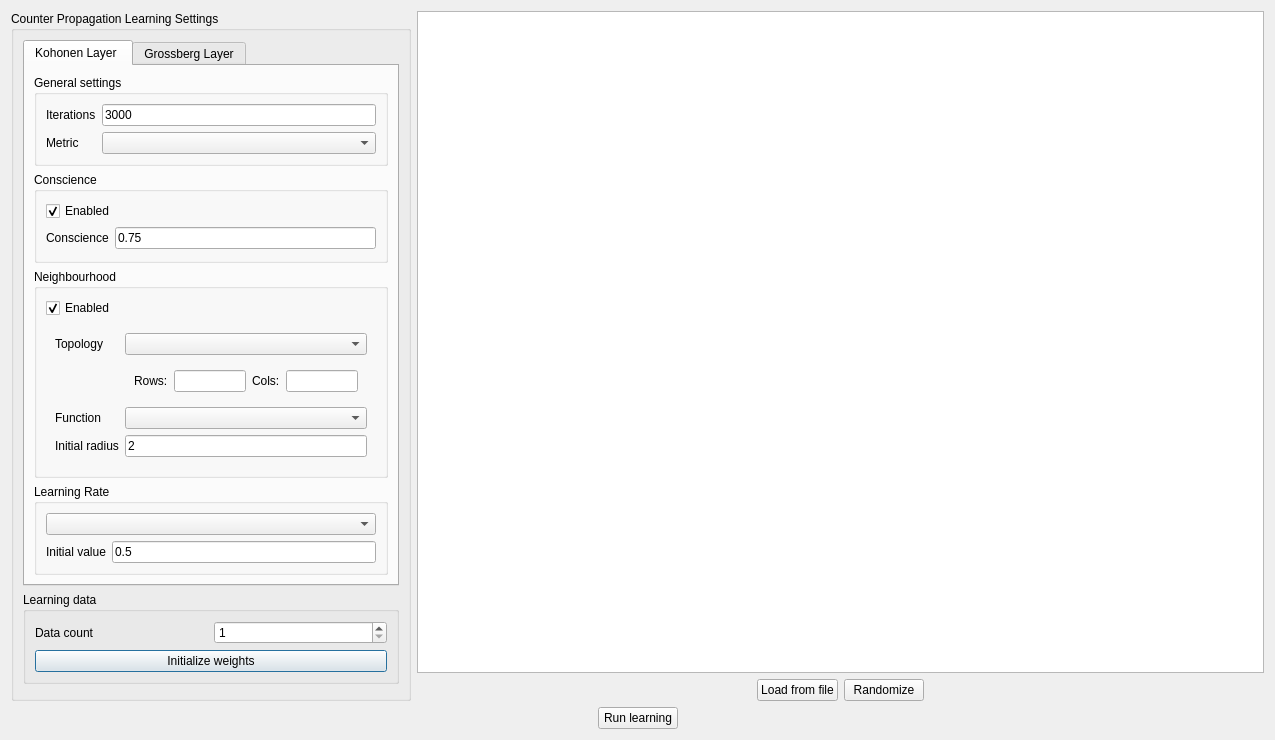
<?xml version="1.0" encoding="UTF-8"?>
<ui version="4.0">
 <class>LearningLauncher</class>
 <widget class="QDialog" name="LearningLauncher">
  <property name="geometry">
   <rect>
    <x>0</x>
    <y>0</y>
    <width>1275</width>
    <height>740</height>
   </rect>
  </property>
  <property name="windowTitle">
   <string>Network simulation launcher</string>
  </property>
  <layout class="QVBoxLayout" name="verticalLayout_4">
   <item>
    <layout class="QHBoxLayout" name="horizontalLayout">
     <item>
      <widget class="QGroupBox" name="groupBox_6">
       <property name="maximumSize">
        <size>
         <width>400</width>
         <height>16777215</height>
        </size>
       </property>
       <property name="title">
        <string>Counter Propagation Learning Settings</string>
       </property>
       <layout class="QVBoxLayout" name="verticalLayout">
        <item>
         <widget class="QTabWidget" name="tabWidget">
          <property name="currentIndex">
           <number>0</number>
          </property>
          <widget class="QWidget" name="tab">
           <attribute name="title">
            <string>Kohonen Layer </string>
           </attribute>
           <layout class="QVBoxLayout" name="verticalLayout_3">
            <item>
             <widget class="QGroupBox" name="groupBox_2">
              <property name="maximumSize">
               <size>
                <width>16777215</width>
                <height>16777215</height>
               </size>
              </property>
              <property name="title">
               <string>General settings</string>
              </property>
              <layout class="QGridLayout" name="gridLayout">
               <item row="0" column="1">
                <widget class="QLineEdit" name="kohonenLearningIterations">
                 <property name="text">
                  <string>3000</string>
                 </property>
                </widget>
               </item>
               <item row="7" column="0">
                <widget class="QLabel" name="label_5">
                 <property name="text">
                  <string>Metric</string>
                 </property>
                 <property name="buddy">
                  <cstring>metricSelector</cstring>
                 </property>
                </widget>
               </item>
               <item row="0" column="0">
                <widget class="QLabel" name="label_2">
                 <property name="text">
                  <string>Iterations</string>
                 </property>
                 <property name="buddy">
                  <cstring>kohonenLearningIterations</cstring>
                 </property>
                </widget>
               </item>
               <item row="7" column="1">
                <widget class="QComboBox" name="metricSelector">
                 <property name="minimumSize">
                  <size>
                   <width>150</width>
                   <height>0</height>
                  </size>
                 </property>
                </widget>
               </item>
              </layout>
             </widget>
            </item>
            <item>
             <widget class="QGroupBox" name="groupBox_4">
              <property name="title">
               <string>Conscience</string>
              </property>
              <layout class="QGridLayout" name="gridLayout_5">
               <item row="1" column="1">
                <widget class="QLineEdit" name="conscienceThresholdValue">
                 <property name="enabled">
                  <bool>true</bool>
                 </property>
                 <property name="text">
                  <string>0.75</string>
                 </property>
                </widget>
               </item>
               <item row="1" column="0">
                <widget class="QLabel" name="label_6">
                 <property name="text">
                  <string>Conscience</string>
                 </property>
                 <property name="buddy">
                  <cstring>conscienceThresholdValue</cstring>
                 </property>
                </widget>
               </item>
               <item row="0" column="0" colspan="2">
                <widget class="QCheckBox" name="conscienceEnabled">
                 <property name="text">
                  <string>Enabled</string>
                 </property>
                 <property name="checked">
                  <bool>true</bool>
                 </property>
                </widget>
               </item>
              </layout>
             </widget>
            </item>
            <item>
             <widget class="QGroupBox" name="groupBox_3">
              <property name="title">
               <string>Neighbourhood</string>
              </property>
              <layout class="QGridLayout" name="gridLayout_4">
               <item row="2" column="0" colspan="2">
                <widget class="QWidget" name="widget" native="true">
                 <layout class="QGridLayout" name="gridLayout_6">
                  <item row="0" column="1">
                   <widget class="QComboBox" name="topologySelector">
                    <property name="minimumSize">
                     <size>
                      <width>150</width>
                      <height>0</height>
                     </size>
                    </property>
                   </widget>
                  </item>
                  <item row="0" column="0">
                   <widget class="QLabel" name="label_3">
                    <property name="text">
                     <string>Topology</string>
                    </property>
                    <property name="buddy">
                     <cstring>topologySelector</cstring>
                    </property>
                   </widget>
                  </item>
                  <item row="2" column="1">
                   <widget class="QComboBox" name="neighbourhoodFunctionSelector">
                    <property name="minimumSize">
                     <size>
                      <width>150</width>
                      <height>0</height>
                     </size>
                    </property>
                   </widget>
                  </item>
                  <item row="1" column="1">
                   <widget class="QWidget" name="topologyDimensionsBox" native="true">
                    <layout class="QHBoxLayout" name="layout">
                     <item>
                      <widget class="QLabel" name="label_7">
                       <property name="text">
                        <string>Rows:</string>
                       </property>
                       <property name="buddy">
                        <cstring>topologyRowsValue</cstring>
                       </property>
                      </widget>
                     </item>
                     <item>
                      <widget class="QLineEdit" name="topologyRowsValue"/>
                     </item>
                     <item>
                      <widget class="QLabel" name="label_8">
                       <property name="text">
                        <string>Cols:</string>
                       </property>
                       <property name="buddy">
                        <cstring>topologyColsValue</cstring>
                       </property>
                      </widget>
                     </item>
                     <item>
                      <widget class="QLineEdit" name="topologyColsValue"/>
                     </item>
                    </layout>
                   </widget>
                  </item>
                  <item row="2" column="0">
                   <widget class="QLabel" name="label_4">
                    <property name="text">
                     <string>Function</string>
                    </property>
                    <property name="buddy">
                     <cstring>neighbourhoodFunctionSelector</cstring>
                    </property>
                   </widget>
                  </item>
                  <item row="3" column="0">
                   <widget class="QLabel" name="label_9">
                    <property name="text">
                     <string>Initial radius</string>
                    </property>
                   </widget>
                  </item>
                  <item row="3" column="1">
                   <widget class="QLineEdit" name="initialNeighbourhoodRadius">
                    <property name="text">
                     <string>2</string>
                    </property>
                   </widget>
                  </item>
                 </layout>
                </widget>
               </item>
               <item row="1" column="0">
                <widget class="QCheckBox" name="neighbourhoodEnabled">
                 <property name="text">
                  <string>Enabled</string>
                 </property>
                 <property name="checked">
                  <bool>true</bool>
                 </property>
                </widget>
               </item>
              </layout>
             </widget>
            </item>
            <item>
             <widget class="QGroupBox" name="groupBox">
              <property name="maximumSize">
               <size>
                <width>16777215</width>
                <height>16777215</height>
               </size>
              </property>
              <property name="title">
               <string>Learning Rate</string>
              </property>
              <layout class="QGridLayout" name="gridLayout_3">
               <item row="1" column="0">
                <widget class="QLabel" name="label">
                 <property name="text">
                  <string>Initial value</string>
                 </property>
                 <property name="buddy">
                  <cstring>kohonenLearningFactorInitialValue</cstring>
                 </property>
                </widget>
               </item>
               <item row="1" column="1">
                <widget class="QLineEdit" name="kohonenLearningFactorInitialValue">
                 <property name="text">
                  <string>0.5</string>
                 </property>
                </widget>
               </item>
               <item row="0" column="0" colspan="2">
                <widget class="QComboBox" name="kohonenLearningFactorSelector"/>
               </item>
              </layout>
             </widget>
            </item>
           </layout>
          </widget>
          <widget class="QWidget" name="tab_2">
           <attribute name="title">
            <string>Grossberg Layer</string>
           </attribute>
           <layout class="QVBoxLayout" name="verticalLayout_5">
            <item>
             <widget class="QGroupBox" name="groupBox_8">
              <property name="maximumSize">
               <size>
                <width>16777215</width>
                <height>16777215</height>
               </size>
              </property>
              <property name="title">
               <string>General settings</string>
              </property>
              <layout class="QGridLayout" name="gridLayout_8">
               <item row="0" column="0">
                <widget class="QLabel" name="label_13">
                 <property name="text">
                  <string>Iterations</string>
                 </property>
                 <property name="buddy">
                  <cstring>kohonenLearningIterations</cstring>
                 </property>
                </widget>
               </item>
               <item row="0" column="1">
                <widget class="QLineEdit" name="grossbergLearningIterations">
                 <property name="text">
                  <string>10000</string>
                 </property>
                </widget>
               </item>
               <item row="1" column="1">
                <widget class="QComboBox" name="learningRuleSelector"/>
               </item>
               <item row="1" column="0">
                <widget class="QLabel" name="label_12">
                 <property name="text">
                  <string>Learning rule</string>
                 </property>
                </widget>
               </item>
              </layout>
             </widget>
            </item>
            <item>
             <widget class="QGroupBox" name="groupBox_7">
              <property name="maximumSize">
               <size>
                <width>16777215</width>
                <height>16777215</height>
               </size>
              </property>
              <property name="title">
               <string>Learning Rate</string>
              </property>
              <layout class="QGridLayout" name="gridLayout_7">
               <item row="1" column="0">
                <widget class="QLabel" name="label_10">
                 <property name="text">
                  <string>Initial value</string>
                 </property>
                 <property name="buddy">
                  <cstring>kohonenLearningFactorInitialValue</cstring>
                 </property>
                </widget>
               </item>
               <item row="1" column="1">
                <widget class="QLineEdit" name="grossbergLearningFactorInitialValue">
                 <property name="text">
                  <string>0.1</string>
                 </property>
                </widget>
               </item>
               <item row="0" column="0" colspan="2">
                <widget class="QComboBox" name="grossbergLearningFactorSelector"/>
               </item>
              </layout>
             </widget>
            </item>
            <item>
             <spacer name="verticalSpacer_2">
              <property name="orientation">
               <enum>Qt::Vertical</enum>
              </property>
              <property name="sizeHint" stdset="0">
               <size>
                <width>20</width>
                <height>40</height>
               </size>
              </property>
             </spacer>
            </item>
           </layout>
          </widget>
         </widget>
        </item>
        <item>
         <widget class="QGroupBox" name="groupBox_5">
          <property name="maximumSize">
           <size>
            <width>16777215</width>
            <height>16777215</height>
           </size>
          </property>
          <property name="title">
           <string>Learning data</string>
          </property>
          <layout class="QGridLayout" name="gridLayout_2">
           <item row="0" column="0">
            <widget class="QLabel" name="label_11">
             <property name="text">
              <string>Data count</string>
             </property>
             <property name="buddy">
              <cstring>dataCount</cstring>
             </property>
            </widget>
           </item>
           <item row="0" column="1">
            <widget class="QSpinBox" name="dataCount">
             <property name="minimum">
              <number>1</number>
             </property>
             <property name="value">
              <number>1</number>
             </property>
            </widget>
           </item>
           <item row="1" column="0" colspan="2">
            <widget class="QPushButton" name="initializeWeightsButton">
             <property name="text">
              <string>Initialize weights</string>
             </property>
            </widget>
           </item>
          </layout>
         </widget>
        </item>
        <item>
         <spacer name="verticalSpacer">
          <property name="orientation">
           <enum>Qt::Vertical</enum>
          </property>
          <property name="sizeHint" stdset="0">
           <size>
            <width>20</width>
            <height>40</height>
           </size>
          </property>
         </spacer>
        </item>
       </layout>
      </widget>
     </item>
     <item>
      <layout class="QVBoxLayout" name="verticalLayout_2">
       <property name="sizeConstraint">
        <enum>QLayout::SetDefaultConstraint</enum>
       </property>
       <item>
        <widget class="QTableView" name="learningDataView"/>
       </item>
       <item>
        <layout class="QHBoxLayout" name="horizontalLayout_2">
         <item>
          <spacer name="horizontalSpacer_3">
           <property name="orientation">
            <enum>Qt::Horizontal</enum>
           </property>
           <property name="sizeHint" stdset="0">
            <size>
             <width>40</width>
             <height>20</height>
            </size>
           </property>
          </spacer>
         </item>
         <item>
          <widget class="QPushButton" name="readInputButton">
           <property name="text">
            <string>Load from file</string>
           </property>
          </widget>
         </item>
         <item>
          <widget class="QPushButton" name="randomizeButton">
           <property name="text">
            <string>Randomize</string>
           </property>
          </widget>
         </item>
         <item>
          <spacer name="horizontalSpacer_4">
           <property name="orientation">
            <enum>Qt::Horizontal</enum>
           </property>
           <property name="sizeHint" stdset="0">
            <size>
             <width>40</width>
             <height>20</height>
            </size>
           </property>
          </spacer>
         </item>
        </layout>
       </item>
      </layout>
     </item>
    </layout>
   </item>
   <item>
    <layout class="QHBoxLayout" name="horizontalLayout_4">
     <item>
      <spacer name="horizontalSpacer">
       <property name="orientation">
        <enum>Qt::Horizontal</enum>
       </property>
       <property name="sizeHint" stdset="0">
        <size>
         <width>40</width>
         <height>20</height>
        </size>
       </property>
      </spacer>
     </item>
     <item>
      <widget class="QPushButton" name="runButton">
       <property name="text">
        <string>Run learning</string>
       </property>
      </widget>
     </item>
     <item>
      <spacer name="horizontalSpacer_2">
       <property name="orientation">
        <enum>Qt::Horizontal</enum>
       </property>
       <property name="sizeHint" stdset="0">
        <size>
         <width>40</width>
         <height>20</height>
        </size>
       </property>
      </spacer>
     </item>
    </layout>
   </item>
  </layout>
 </widget>
 <resources/>
 <connections>
  <connection>
   <sender>conscienceEnabled</sender>
   <signal>toggled(bool)</signal>
   <receiver>conscienceThresholdValue</receiver>
   <slot>setEnabled(bool)</slot>
   <hints>
    <hint type="sourcelabel">
     <x>77</x>
     <y>162</y>
    </hint>
    <hint type="destinationlabel">
     <x>126</x>
     <y>176</y>
    </hint>
   </hints>
  </connection>
  <connection>
   <sender>neighbourhoodEnabled</sender>
   <signal>toggled(bool)</signal>
   <receiver>widget</receiver>
   <slot>setEnabled(bool)</slot>
   <hints>
    <hint type="sourcelabel">
     <x>81</x>
     <y>257</y>
    </hint>
    <hint type="destinationlabel">
     <x>132</x>
     <y>314</y>
    </hint>
   </hints>
  </connection>
 </connections>
</ui>
